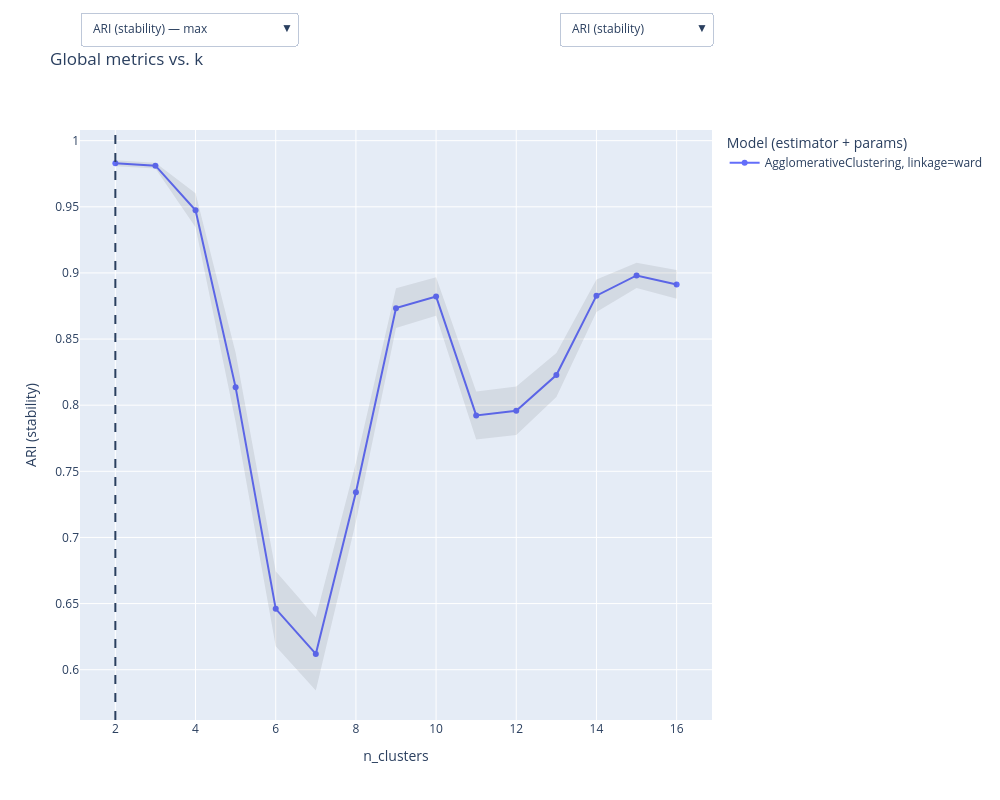

Notebook source saved alongside this figure:
### Code cell
val1.plot_results()

### Figure 1 — Plotly figure (JSON) as saved in the notebook; plotly's stock layout.template omitted (floating-point values rounded to 4 significant figures)
{"data": [{"hovertemplate": "%{text}<extra></extra>", "mode": "lines+markers", "name": "AgglomerativeClustering, linkage=ward", "showlegend": true, "text": ["AgglomerativeClustering, linkage=ward<br><span style='font-size:0.9em; color:#666;'>(linkage=ward)</span><br><br>ARI (stability): 0.9829<br>ARI (generalizability): 0.9729<br>Consensus PAC: 0.9897<br>Consensus Gini: 0.9939<br>Consensus CE: 0.9928", "AgglomerativeClustering, linkage=ward<br><span style='font-size:0.9em; color:#666;'>(linkage=ward)</span><br><br>ARI (stability): 0.9811<br>ARI (generalizability): 0.9701<br>Consensus PAC: 0.9885<br>Consensus Gini: 0.9932<br>Consensus CE: 0.9920", "AgglomerativeClustering, linkage=ward<br><span style='font-size:0.9em; color:#666;'>(linkage=ward)</span><br><br>ARI (stability): 0.9474<br>ARI (generalizability): 0.9474<br>Consensus PAC: 0.9864<br>Consensus Gini: 0.9787<br>Consensus CE: 0.9681", "AgglomerativeClustering, linkage=ward<br><span style='font-size:0.9em; color:#666;'>(linkage=ward)</span><br><br>ARI (stability): 0.8135<br>ARI (generalizability): 0.7771<br>Consensus PAC: 0.6914<br>Consensus Gini: 0.8673<br>Consensus CE: 0.8331", "AgglomerativeClustering, linkage=ward<br><span style='font-size:0.9em; color:#666;'>(linkage=ward)</span><br><br>ARI (stability): 0.6460<br>ARI (generalizability): 0.5348<br>Consensus PAC: 0.6555<br>Consensus Gini: 0.7392<br>Consensus CE: 0.7188", "AgglomerativeClustering, linkage=ward<br><span style='font-size:0.9em; color:#666;'>(linkage=ward)</span><br><br>ARI (stability): 0.6119<br>ARI (generalizability): 0.4437<br>Consensus PAC: 0.6451<br>Consensus Gini: 0.6836<br>Consensus CE: 0.6736", "AgglomerativeClustering, linkage=ward<br><span style='font-size:0.9em; color:#666;'>(linkage=ward)</span><br><br>ARI (stability): 0.7342<br>ARI (generalizability): 0.6399<br>Consensus PAC: 0.6193<br>Consensus Gini: 0.7405<br>Consensus CE: 0.7063", "AgglomerativeClustering, linkage=ward<br><span style='font-size:0.9em; color:#666;'>(linkage=ward)</span><br><br>ARI (stability): 0.8734<br>ARI (generalizability): 0.8005<br>Consensus PAC: 0.6934<br>Consensus Gini: 0.8536<br>Consensus CE: 0.8107", "AgglomerativeClustering, linkage=ward<br><span style='font-size:0.9em; color:#666;'>(linkage=ward)</span><br><br>ARI (stability): 0.8821<br>ARI (generalizability): 0.8195<br>Consensus PAC: 0.7492<br>Consensus Gini: 0.8862<br>Consensus CE: 0.8571", "AgglomerativeClustering, linkage=ward<br><span style='font-size:0.9em; color:#666;'>(linkage=ward)</span><br><br>ARI (stability): 0.7922<br>ARI (generalizability): 0.6978<br>Consensus PAC: 0.7153<br>Consensus Gini: 0.7908<br>Consensus CE: 0.7713", "AgglomerativeClustering, linkage=ward<br><span style='font-size:0.9em; color:#666;'>(linkage=ward)</span><br><br>ARI (stability): 0.7958<br>ARI (generalizability): 0.6755<br>Consensus PAC: 0.7157<br>Consensus Gini: 0.7616<br>Consensus CE: 0.7491", "AgglomerativeClustering, linkage=ward<br><span style='font-size:0.9em; color:#666;'>(linkage=ward)</span><br><br>ARI (stability): 0.8228<br>ARI (generalizability): 0.8237<br>Consensus PAC: 0.7187<br>Consensus Gini: 0.8410<br>Consensus CE: 0.8133", "AgglomerativeClustering, linkage=ward<br><span style='font-size:0.9em; color:#666;'>(linkage=ward)</span><br><br>ARI (stability): 0.8828<br>ARI (generalizability): 0.8740<br>Consensus PAC: 0.7783<br>Consensus Gini: 0.8894<br>Consensus CE: 0.8582", "AgglomerativeClustering, linkage=ward<br><span style='font-size:0.9em; color:#666;'>(linkage=ward)</span><br><br>ARI (stability): 0.8981<br>ARI (generalizability): 0.8923<br>Consensus PAC: 0.8536<br>Consensus Gini: 0.9099<br>Consensus CE: 0.8847", "AgglomerativeClustering, linkage=ward<br><span style='font-size:0.9em; color:#666;'>(linkage=ward)</span><br><br>ARI (stability): 0.8913<br>ARI (generalizability): 0.8634<br>Consensus PAC: 0.7813<br>Consensus Gini: 0.8913<br>Consensus CE: 0.8654"], "type": "scatter", "visible": true, "x": [2, 3, 4, 5, 6, 7, 8, 9, 10, 11, 12, 13, 14, 15, 16], "y": [0.9829, 0.9811, 0.9474, 0.8135, 0.646, 0.6119, 0.7342, 0.8734, 0.8821, 0.7922, 0.7958, 0.8228, 0.8828, 0.8981, 0.8913]}, {"hoverinfo": "skip", "line": {"width": 0}, "mode": "lines", "showlegend": false, "type": "scatter", "visible": true, "x": [2, 3, 4, 5, 6, 7, 8, 9, 10, 11, 12, 13, 14, 15, 16], "y": [0.9807, 0.9789, 0.9346, 0.7872, 0.6177, 0.5843, 0.7119, 0.8584, 0.8676, 0.7741, 0.7775, 0.8061, 0.8705, 0.8885, 0.8804]}, {"fill": "tonexty", "fillcolor": "rgba(0,0,0,0.08)", "hoverinfo": "skip", "line": {"width": 0}, "mode": "lines", "showlegend": false, "type": "scatter", "visible": true, "x": [2, 3, 4, 5, 6, 7, 8, 9, 10, 11, 12, 13, 14, 15, 16], "y": [0.9851, 0.9833, 0.9602, 0.8397, 0.6744, 0.6396, 0.7564, 0.8883, 0.8967, 0.8104, 0.8141, 0.8394, 0.8951, 0.9077, 0.9021]}, {"hovertemplate": "%{text}<extra></extra>", "mode": "lines+markers", "name": "AgglomerativeClustering, linkage=ward", "showlegend": true, "text": ["AgglomerativeClustering, linkage=ward<br><span style='font-size:0.9em; color:#666;'>(linkage=ward)</span><br><br>ARI (stability): 0.9829<br>ARI (generalizability): 0.9729<br>Consensus PAC: 0.9897<br>Consensus Gini: 0.9939<br>Consensus CE: 0.9928", "AgglomerativeClustering, linkage=ward<br><span style='font-size:0.9em; color:#666;'>(linkage=ward)</span><br><br>ARI (stability): 0.9811<br>ARI (generalizability): 0.9701<br>Consensus PAC: 0.9885<br>Consensus Gini: 0.9932<br>Consensus CE: 0.9920", "AgglomerativeClustering, linkage=ward<br><span style='font-size:0.9em; color:#666;'>(linkage=ward)</span><br><br>ARI (stability): 0.9474<br>ARI (generalizability): 0.9474<br>Consensus PAC: 0.9864<br>Consensus Gini: 0.9787<br>Consensus CE: 0.9681", "AgglomerativeClustering, linkage=ward<br><span style='font-size:0.9em; color:#666;'>(linkage=ward)</span><br><br>ARI (stability): 0.8135<br>ARI (generalizability): 0.7771<br>Consensus PAC: 0.6914<br>Consensus Gini: 0.8673<br>Consensus CE: 0.8331", "AgglomerativeClustering, linkage=ward<br><span style='font-size:0.9em; color:#666;'>(linkage=ward)</span><br><br>ARI (stability): 0.6460<br>ARI (generalizability): 0.5348<br>Consensus PAC: 0.6555<br>Consensus Gini: 0.7392<br>Consensus CE: 0.7188", "AgglomerativeClustering, linkage=ward<br><span style='font-size:0.9em; color:#666;'>(linkage=ward)</span><br><br>ARI (stability): 0.6119<br>ARI (generalizability): 0.4437<br>Consensus PAC: 0.6451<br>Consensus Gini: 0.6836<br>Consensus CE: 0.6736", "AgglomerativeClustering, linkage=ward<br><span style='font-size:0.9em; color:#666;'>(linkage=ward)</span><br><br>ARI (stability): 0.7342<br>ARI (generalizability): 0.6399<br>Consensus PAC: 0.6193<br>Consensus Gini: 0.7405<br>Consensus CE: 0.7063", "AgglomerativeClustering, linkage=ward<br><span style='font-size:0.9em; color:#666;'>(linkage=ward)</span><br><br>ARI (stability): 0.8734<br>ARI (generalizability): 0.8005<br>Consensus PAC: 0.6934<br>Consensus Gini: 0.8536<br>Consensus CE: 0.8107", "AgglomerativeClustering, linkage=ward<br><span style='font-size:0.9em; color:#666;'>(linkage=ward)</span><br><br>ARI (stability): 0.8821<br>ARI (generalizability): 0.8195<br>Consensus PAC: 0.7492<br>Consensus Gini: 0.8862<br>Consensus CE: 0.8571", "AgglomerativeClustering, linkage=ward<br><span style='font-size:0.9em; color:#666;'>(linkage=ward)</span><br><br>ARI (stability): 0.7922<br>ARI (generalizability): 0.6978<br>Consensus PAC: 0.7153<br>Consensus Gini: 0.7908<br>Consensus CE: 0.7713", "AgglomerativeClustering, linkage=ward<br><span style='font-size:0.9em; color:#666;'>(linkage=ward)</span><br><br>ARI (stability): 0.7958<br>ARI (generalizability): 0.6755<br>Consensus PAC: 0.7157<br>Consensus Gini: 0.7616<br>Consensus CE: 0.7491", "AgglomerativeClustering, linkage=ward<br><span style='font-size:0.9em; color:#666;'>(linkage=ward)</span><br><br>ARI (stability): 0.8228<br>ARI (generalizability): 0.8237<br>Consensus PAC: 0.7187<br>Consensus Gini: 0.8410<br>Consensus CE: 0.8133", "AgglomerativeClustering, linkage=ward<br><span style='font-size:0.9em; color:#666;'>(linkage=ward)</span><br><br>ARI (stability): 0.8828<br>ARI (generalizability): 0.8740<br>Consensus PAC: 0.7783<br>Consensus Gini: 0.8894<br>Consensus CE: 0.8582", "AgglomerativeClustering, linkage=ward<br><span style='font-size:0.9em; color:#666;'>(linkage=ward)</span><br><br>ARI (stability): 0.8981<br>ARI (generalizability): 0.8923<br>Consensus PAC: 0.8536<br>Consensus Gini: 0.9099<br>Consensus CE: 0.8847", "AgglomerativeClustering, linkage=ward<br><span style='font-size:0.9em; color:#666;'>(linkage=ward)</span><br><br>ARI (stability): 0.8913<br>ARI (generalizability): 0.8634<br>Consensus PAC: 0.7813<br>Consensus Gini: 0.8913<br>Consensus CE: 0.8654"], "type": "scatter", "visible": false, "x": [2, 3, 4, 5, 6, 7, 8, 9, 10, 11, 12, 13, 14, 15, 16], "y": [0.9729, 0.9701, 0.9474, 0.7771, 0.5348, 0.4437, 0.6399, 0.8005, 0.8195, 0.6978, 0.6755, 0.8237, 0.874, 0.8923, 0.8634]}, {"hoverinfo": "skip", "line": {"width": 0}, "mode": "lines", "showlegend": false, "type": "scatter", "visible": false, "x": [2, 3, 4, 5, 6, 7, 8, 9, 10, 11, 12, 13, 14, 15, 16], "y": [0.9712, 0.9684, 0.9373, 0.7514, 0.5076, 0.4196, 0.6166, 0.779, 0.8006, 0.6794, 0.6591, 0.8071, 0.8608, 0.8814, 0.8515]}, {"fill": "tonexty", "fillcolor": "rgba(0,0,0,0.08)", "hoverinfo": "skip", "line": {"width": 0}, "mode": "lines", "showlegend": false, "type": "scatter", "visible": false, "x": [2, 3, 4, 5, 6, 7, 8, 9, 10, 11, 12, 13, 14, 15, 16], "y": [0.9745, 0.9718, 0.9575, 0.8028, 0.5619, 0.4679, 0.6631, 0.822, 0.8383, 0.7161, 0.6919, 0.8403, 0.8872, 0.9033, 0.8753]}, {"hovertemplate": "%{text}<extra></extra>", "mode": "lines+markers", "name": "AgglomerativeClustering, linkage=ward", "showlegend": true, "text": ["AgglomerativeClustering, linkage=ward<br><span style='font-size:0.9em; color:#666;'>(linkage=ward)</span><br><br>ARI (stability): 0.9829<br>ARI (generalizability): 0.9729<br>Consensus PAC: 0.9897<br>Consensus Gini: 0.9939<br>Consensus CE: 0.9928", "AgglomerativeClustering, linkage=ward<br><span style='font-size:0.9em; color:#666;'>(linkage=ward)</span><br><br>ARI (stability): 0.9811<br>ARI (generalizability): 0.9701<br>Consensus PAC: 0.9885<br>Consensus Gini: 0.9932<br>Consensus CE: 0.9920", "AgglomerativeClustering, linkage=ward<br><span style='font-size:0.9em; color:#666;'>(linkage=ward)</span><br><br>ARI (stability): 0.9474<br>ARI (generalizability): 0.9474<br>Consensus PAC: 0.9864<br>Consensus Gini: 0.9787<br>Consensus CE: 0.9681", "AgglomerativeClustering, linkage=ward<br><span style='font-size:0.9em; color:#666;'>(linkage=ward)</span><br><br>ARI (stability): 0.8135<br>ARI (generalizability): 0.7771<br>Consensus PAC: 0.6914<br>Consensus Gini: 0.8673<br>Consensus CE: 0.8331", "AgglomerativeClustering, linkage=ward<br><span style='font-size:0.9em; color:#666;'>(linkage=ward)</span><br><br>ARI (stability): 0.6460<br>ARI (generalizability): 0.5348<br>Consensus PAC: 0.6555<br>Consensus Gini: 0.7392<br>Consensus CE: 0.7188", "AgglomerativeClustering, linkage=ward<br><span style='font-size:0.9em; color:#666;'>(linkage=ward)</span><br><br>ARI (stability): 0.6119<br>ARI (generalizability): 0.4437<br>Consensus PAC: 0.6451<br>Consensus Gini: 0.6836<br>Consensus CE: 0.6736", "AgglomerativeClustering, linkage=ward<br><span style='font-size:0.9em; color:#666;'>(linkage=ward)</span><br><br>ARI (stability): 0.7342<br>ARI (generalizability): 0.6399<br>Consensus PAC: 0.6193<br>Consensus Gini: 0.7405<br>Consensus CE: 0.7063", "AgglomerativeClustering, linkage=ward<br><span style='font-size:0.9em; color:#666;'>(linkage=ward)</span><br><br>ARI (stability): 0.8734<br>ARI (generalizability): 0.8005<br>Consensus PAC: 0.6934<br>Consensus Gini: 0.8536<br>Consensus CE: 0.8107", "AgglomerativeClustering, linkage=ward<br><span style='font-size:0.9em; color:#666;'>(linkage=ward)</span><br><br>ARI (stability): 0.8821<br>ARI (generalizability): 0.8195<br>Consensus PAC: 0.7492<br>Consensus Gini: 0.8862<br>Consensus CE: 0.8571", "AgglomerativeClustering, linkage=ward<br><span style='font-size:0.9em; color:#666;'>(linkage=ward)</span><br><br>ARI (stability): 0.7922<br>ARI (generalizability): 0.6978<br>Consensus PAC: 0.7153<br>Consensus Gini: 0.7908<br>Consensus CE: 0.7713", "AgglomerativeClustering, linkage=ward<br><span style='font-size:0.9em; color:#666;'>(linkage=ward)</span><br><br>ARI (stability): 0.7958<br>ARI (generalizability): 0.6755<br>Consensus PAC: 0.7157<br>Consensus Gini: 0.7616<br>Consensus CE: 0.7491", "AgglomerativeClustering, linkage=ward<br><span style='font-size:0.9em; color:#666;'>(linkage=ward)</span><br><br>ARI (stability): 0.8228<br>ARI (generalizability): 0.8237<br>Consensus PAC: 0.7187<br>Consensus Gini: 0.8410<br>Consensus CE: 0.8133", "AgglomerativeClustering, linkage=ward<br><span style='font-size:0.9em; color:#666;'>(linkage=ward)</span><br><br>ARI (stability): 0.8828<br>ARI (generalizability): 0.8740<br>Consensus PAC: 0.7783<br>Consensus Gini: 0.8894<br>Consensus CE: 0.8582", "AgglomerativeClustering, linkage=ward<br><span style='font-size:0.9em; color:#666;'>(linkage=ward)</span><br><br>ARI (stability): 0.8981<br>ARI (generalizability): 0.8923<br>Consensus PAC: 0.8536<br>Consensus Gini: 0.9099<br>Consensus CE: 0.8847", "AgglomerativeClustering, linkage=ward<br><span style='font-size:0.9em; color:#666;'>(linkage=ward)</span><br><br>ARI (stability): 0.8913<br>ARI (generalizability): 0.8634<br>Consensus PAC: 0.7813<br>Consensus Gini: 0.8913<br>Consensus CE: 0.8654"], "type": "scatter", "visible": false, "x": [2, 3, 4, 5, 6, 7, 8, 9, 10, 11, 12, 13, 14, 15, 16], "y": [0.9897, 0.9885, 0.9864, 0.6914, 0.6555, 0.6451, 0.6193, 0.6934, 0.7492, 0.7153, 0.7157, 0.7187, 0.7783, 0.8536, 0.7813]}, {"hovertemplate": "%{text}<extra></extra>", "mode": "lines+markers", "name": "AgglomerativeClustering, linkage=ward", "showlegend": true, "text": ["AgglomerativeClustering, linkage=ward<br><span style='font-size:0.9em; color:#666;'>(linkage=ward)</span><br><br>ARI (stability): 0.9829<br>ARI (generalizability): 0.9729<br>Consensus PAC: 0.9897<br>Consensus Gini: 0.9939<br>Consensus CE: 0.9928", "AgglomerativeClustering, linkage=ward<br><span style='font-size:0.9em; color:#666;'>(linkage=ward)</span><br><br>ARI (stability): 0.9811<br>ARI (generalizability): 0.9701<br>Consensus PAC: 0.9885<br>Consensus Gini: 0.9932<br>Consensus CE: 0.9920", "AgglomerativeClustering, linkage=ward<br><span style='font-size:0.9em; color:#666;'>(linkage=ward)</span><br><br>ARI (stability): 0.9474<br>ARI (generalizability): 0.9474<br>Consensus PAC: 0.9864<br>Consensus Gini: 0.9787<br>Consensus CE: 0.9681", "AgglomerativeClustering, linkage=ward<br><span style='font-size:0.9em; color:#666;'>(linkage=ward)</span><br><br>ARI (stability): 0.8135<br>ARI (generalizability): 0.7771<br>Consensus PAC: 0.6914<br>Consensus Gini: 0.8673<br>Consensus CE: 0.8331", "AgglomerativeClustering, linkage=ward<br><span style='font-size:0.9em; color:#666;'>(linkage=ward)</span><br><br>ARI (stability): 0.6460<br>ARI (generalizability): 0.5348<br>Consensus PAC: 0.6555<br>Consensus Gini: 0.7392<br>Consensus CE: 0.7188", "AgglomerativeClustering, linkage=ward<br><span style='font-size:0.9em; color:#666;'>(linkage=ward)</span><br><br>ARI (stability): 0.6119<br>ARI (generalizability): 0.4437<br>Consensus PAC: 0.6451<br>Consensus Gini: 0.6836<br>Consensus CE: 0.6736", "AgglomerativeClustering, linkage=ward<br><span style='font-size:0.9em; color:#666;'>(linkage=ward)</span><br><br>ARI (stability): 0.7342<br>ARI (generalizability): 0.6399<br>Consensus PAC: 0.6193<br>Consensus Gini: 0.7405<br>Consensus CE: 0.7063", "AgglomerativeClustering, linkage=ward<br><span style='font-size:0.9em; color:#666;'>(linkage=ward)</span><br><br>ARI (stability): 0.8734<br>ARI (generalizability): 0.8005<br>Consensus PAC: 0.6934<br>Consensus Gini: 0.8536<br>Consensus CE: 0.8107", "AgglomerativeClustering, linkage=ward<br><span style='font-size:0.9em; color:#666;'>(linkage=ward)</span><br><br>ARI (stability): 0.8821<br>ARI (generalizability): 0.8195<br>Consensus PAC: 0.7492<br>Consensus Gini: 0.8862<br>Consensus CE: 0.8571", "AgglomerativeClustering, linkage=ward<br><span style='font-size:0.9em; color:#666;'>(linkage=ward)</span><br><br>ARI (stability): 0.7922<br>ARI (generalizability): 0.6978<br>Consensus PAC: 0.7153<br>Consensus Gini: 0.7908<br>Consensus CE: 0.7713", "AgglomerativeClustering, linkage=ward<br><span style='font-size:0.9em; color:#666;'>(linkage=ward)</span><br><br>ARI (stability): 0.7958<br>ARI (generalizability): 0.6755<br>Consensus PAC: 0.7157<br>Consensus Gini: 0.7616<br>Consensus CE: 0.7491", "AgglomerativeClustering, linkage=ward<br><span style='font-size:0.9em; color:#666;'>(linkage=ward)</span><br><br>ARI (stability): 0.8228<br>ARI (generalizability): 0.8237<br>Consensus PAC: 0.7187<br>Consensus Gini: 0.8410<br>Consensus CE: 0.8133", "AgglomerativeClustering, linkage=ward<br><span style='font-size:0.9em; color:#666;'>(linkage=ward)</span><br><br>ARI (stability): 0.8828<br>ARI (generalizability): 0.8740<br>Consensus PAC: 0.7783<br>Consensus Gini: 0.8894<br>Consensus CE: 0.8582", "AgglomerativeClustering, linkage=ward<br><span style='font-size:0.9em; color:#666;'>(linkage=ward)</span><br><br>ARI (stability): 0.8981<br>ARI (generalizability): 0.8923<br>Consensus PAC: 0.8536<br>Consensus Gini: 0.9099<br>Consensus CE: 0.8847", "AgglomerativeClustering, linkage=ward<br><span style='font-size:0.9em; color:#666;'>(linkage=ward)</span><br><br>ARI (stability): 0.8913<br>ARI (generalizability): 0.8634<br>Consensus PAC: 0.7813<br>Consensus Gini: 0.8913<br>Consensus CE: 0.8654"], "type": "scatter", "visible": false, "x": [2, 3, 4, 5, 6, 7, 8, 9, 10, 11, 12, 13, 14, 15, 16], "y": [0.9939, 0.9932, 0.9787, 0.8673, 0.7392, 0.6836, 0.7405, 0.8536, 0.8862, 0.7908, 0.7616, 0.841, 0.8894, 0.9099, 0.8913]}, {"hovertemplate": "%{text}<extra></extra>", "mode": "lines+markers", "name": "AgglomerativeClustering, linkage=ward", "showlegend": true, "text": ["AgglomerativeClustering, linkage=ward<br><span style='font-size:0.9em; color:#666;'>(linkage=ward)</span><br><br>ARI (stability): 0.9829<br>ARI (generalizability): 0.9729<br>Consensus PAC: 0.9897<br>Consensus Gini: 0.9939<br>Consensus CE: 0.9928", "AgglomerativeClustering, linkage=ward<br><span style='font-size:0.9em; color:#666;'>(linkage=ward)</span><br><br>ARI (stability): 0.9811<br>ARI (generalizability): 0.9701<br>Consensus PAC: 0.9885<br>Consensus Gini: 0.9932<br>Consensus CE: 0.9920", "AgglomerativeClustering, linkage=ward<br><span style='font-size:0.9em; color:#666;'>(linkage=ward)</span><br><br>ARI (stability): 0.9474<br>ARI (generalizability): 0.9474<br>Consensus PAC: 0.9864<br>Consensus Gini: 0.9787<br>Consensus CE: 0.9681", "AgglomerativeClustering, linkage=ward<br><span style='font-size:0.9em; color:#666;'>(linkage=ward)</span><br><br>ARI (stability): 0.8135<br>ARI (generalizability): 0.7771<br>Consensus PAC: 0.6914<br>Consensus Gini: 0.8673<br>Consensus CE: 0.8331", "AgglomerativeClustering, linkage=ward<br><span style='font-size:0.9em; color:#666;'>(linkage=ward)</span><br><br>ARI (stability): 0.6460<br>ARI (generalizability): 0.5348<br>Consensus PAC: 0.6555<br>Consensus Gini: 0.7392<br>Consensus CE: 0.7188", "AgglomerativeClustering, linkage=ward<br><span style='font-size:0.9em; color:#666;'>(linkage=ward)</span><br><br>ARI (stability): 0.6119<br>ARI (generalizability): 0.4437<br>Consensus PAC: 0.6451<br>Consensus Gini: 0.6836<br>Consensus CE: 0.6736", "AgglomerativeClustering, linkage=ward<br><span style='font-size:0.9em; color:#666;'>(linkage=ward)</span><br><br>ARI (stability): 0.7342<br>ARI (generalizability): 0.6399<br>Consensus PAC: 0.6193<br>Consensus Gini: 0.7405<br>Consensus CE: 0.7063", "AgglomerativeClustering, linkage=ward<br><span style='font-size:0.9em; color:#666;'>(linkage=ward)</span><br><br>ARI (stability): 0.8734<br>ARI (generalizability): 0.8005<br>Consensus PAC: 0.6934<br>Consensus Gini: 0.8536<br>Consensus CE: 0.8107", "AgglomerativeClustering, linkage=ward<br><span style='font-size:0.9em; color:#666;'>(linkage=ward)</span><br><br>ARI (stability): 0.8821<br>ARI (generalizability): 0.8195<br>Consensus PAC: 0.7492<br>Consensus Gini: 0.8862<br>Consensus CE: 0.8571", "AgglomerativeClustering, linkage=ward<br><span style='font-size:0.9em; color:#666;'>(linkage=ward)</span><br><br>ARI (stability): 0.7922<br>ARI (generalizability): 0.6978<br>Consensus PAC: 0.7153<br>Consensus Gini: 0.7908<br>Consensus CE: 0.7713", "AgglomerativeClustering, linkage=ward<br><span style='font-size:0.9em; color:#666;'>(linkage=ward)</span><br><br>ARI (stability): 0.7958<br>ARI (generalizability): 0.6755<br>Consensus PAC: 0.7157<br>Consensus Gini: 0.7616<br>Consensus CE: 0.7491", "AgglomerativeClustering, linkage=ward<br><span style='font-size:0.9em; color:#666;'>(linkage=ward)</span><br><br>ARI (stability): 0.8228<br>ARI (generalizability): 0.8237<br>Consensus PAC: 0.7187<br>Consensus Gini: 0.8410<br>Consensus CE: 0.8133", "AgglomerativeClustering, linkage=ward<br><span style='font-size:0.9em; color:#666;'>(linkage=ward)</span><br><br>ARI (stability): 0.8828<br>ARI (generalizability): 0.8740<br>Consensus PAC: 0.7783<br>Consensus Gini: 0.8894<br>Consensus CE: 0.8582", "AgglomerativeClustering, linkage=ward<br><span style='font-size:0.9em; color:#666;'>(linkage=ward)</span><br><br>ARI (stability): 0.8981<br>ARI (generalizability): 0.8923<br>Consensus PAC: 0.8536<br>Consensus Gini: 0.9099<br>Consensus CE: 0.8847", "AgglomerativeClustering, linkage=ward<br><span style='font-size:0.9em; color:#666;'>(linkage=ward)</span><br><br>ARI (stability): 0.8913<br>ARI (generalizability): 0.8634<br>Consensus PAC: 0.7813<br>Consensus Gini: 0.8913<br>Consensus CE: 0.8654"], "type": "scatter", "visible": false, "x": [2, 3, 4, 5, 6, 7, 8, 9, 10, 11, 12, 13, 14, 15, 16], "y": [0.9928, 0.992, 0.9681, 0.8331, 0.7188, 0.6736, 0.7063, 0.8107, 0.8571, 0.7713, 0.7491, 0.8133, 0.8582, 0.8847, 0.8654]}], "layout": {"height": 800, "legend": {"bgcolor": "rgba(255,255,255,0.6)", "title": {"text": "Model (estimator + params)"}, "x": 1.02, "xanchor": "left", "y": 1, "yanchor": "top"}, "shapes": [{"layer": "above", "line": {"dash": "dash"}, "type": "line", "x0": 2, "x1": 2, "xref": "x", "y0": 0, "y1": 1, "yref": "paper"}], "title": {"text": "Global metrics vs. k"}, "uirevision": "static", "updatemenus": [{"active": 0, "buttons": [{"args": [{"visible": [true, true, true, false, false, false, false, false, false]}, {"yaxis": {"autorange": true, "title": "ARI (stability)"}}, [0, 1, 2, 3, 4, 5, 6, 7, 8]], "label": "ARI (stability)", "method": "update"}, {"args": [{"visible": [false, false, false, true, true, true, false, false, false]}, {"yaxis": {"autorange": true, "title": "ARI (generalizability)"}}, [0, 1, 2, 3, 4, 5, 6, 7, 8]], "label": "ARI (generalizability)", "method": "update"}, {"args": [{"visible": [false, false, false, false, false, false, true, false, false]}, {"yaxis": {"autorange": true, "title": "Consensus PAC"}}, [0, 1, 2, 3, 4, 5, 6, 7, 8]], "label": "Consensus PAC", "method": "update"}, {"args": [{"visible": [false, false, false, false, false, false, false, true, false]}, {"yaxis": {"autorange": true, "title": "Consensus Gini"}}, [0, 1, 2, 3, 4, 5, 6, 7, 8]], "label": "Consensus Gini", "method": "update"}, {"args": [{"visible": [false, false, false, false, false, false, false, false, true]}, {"yaxis": {"autorange": true, "title": "Consensus CE"}}, [0, 1, 2, 3, 4, 5, 6, 7, 8]], "label": "Consensus CE", "method": "update"}], "showactive": true, "type": "dropdown", "x": 1, "xanchor": "right", "y": 1.2, "yanchor": "top"}, {"active": 0, "buttons": [{"args": [{"shapes[0].x0": 2, "shapes[0].x1": 2}], "label": "ARI (stability) — max", "method": "relayout"}, {"args": [{"shapes[0].x0": 3, "shapes[0].x1": 3}], "label": "ARI (stability) — 1se", "method": "relayout"}, {"args": [{"shapes[0].x0": 4, "shapes[0].x1": 4}], "label": "ARI (stability) — quantile", "method": "relayout"}, {"args": [{"shapes[0].x0": 2, "shapes[0].x1": 2}], "label": "ARI (generalizability) — max", "method": "relayout"}, {"args": [{"shapes[0].x0": 2, "shapes[0].x1": 2}], "label": "ARI (generalizability) — 1se", "method": "relayout"}, {"args": [{"shapes[0].x0": 4, "shapes[0].x1": 4}], "label": "ARI (generalizability) — quantile", "method": "relayout"}, {"args": [{"shapes[0].x0": 2, "shapes[0].x1": 2}], "label": "Consensus PAC", "method": "relayout"}, {"args": [{"shapes[0].x0": 2, "shapes[0].x1": 2}], "label": "Consensus Gini", "method": "relayout"}, {"args": [{"shapes[0].x0": 2, "shapes[0].x1": 2}], "label": "Consensus CE", "method": "relayout"}], "direction": "down", "showactive": true, "type": "dropdown", "x": 0, "xanchor": "left", "y": 1.2, "yanchor": "top"}], "width": 1000, "xaxis": {"showgrid": true, "title": {"text": "n_clusters"}}, "yaxis": {"showgrid": true, "title": {"text": "ARI (stability)"}}}}
